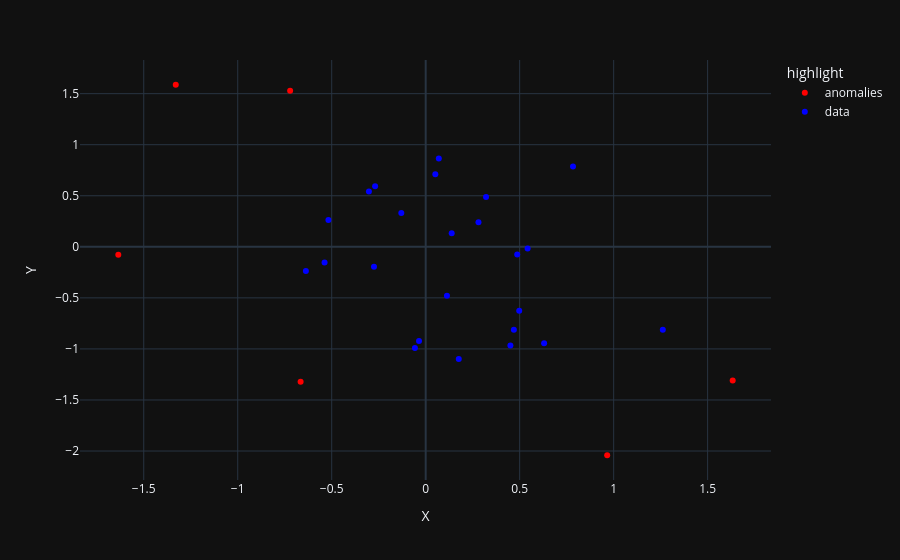

Notebook code cell kept with this figure:
### Markdown cell above
One way to plot the anomalies together with the data points using the package "plotly" is to merge into one data frame and add an indicator column:

### Code cell
# Assign data
df1 = gnnObj.take_data()
df2 = gnnObj.take_value()

# Mark points that are in df2
df1['highlight'] = df1.merge(df2.assign(flag=1), on=['X', 'Y'], how='left')['flag'].fillna(0)

# Convert to category for plotting
df1['highlight'] = df1['highlight'].map({0: 'data', 1: 'anomalies'})

# Plot
fig = px.scatter(df1, x='X', y='Y', color='highlight',
                 color_discrete_map={'data': 'blue', 'anomalies': 'red'},
                 template="plotly_dark")

fig.show()

### Figure 1 — Plotly figure (JSON) as saved in the notebook; plotly's stock layout.template omitted (floating-point values rounded to 4 significant figures)
{"data": [{"hovertemplate": "highlight=anomalies<br>X=%{x}<br>Y=%{y}<extra></extra>", "legendgroup": "anomalies", "marker": {"color": "red", "symbol": "circle"}, "mode": "markers", "name": "anomalies", "orientation": "v", "showlegend": true, "type": "scatter", "x": [-0.6655, -1.635, -0.7212, -1.33, 1.633, 0.9655], "xaxis": "x", "y": [-1.321, -0.07876, 1.529, 1.587, -1.31, -2.041], "yaxis": "y"}, {"hovertemplate": "highlight=data<br>X=%{x}<br>Y=%{y}<extra></extra>", "legendgroup": "data", "marker": {"color": "blue", "symbol": "circle"}, "mode": "markers", "name": "data", "orientation": "v", "showlegend": true, "type": "scatter", "x": [0.4691, 0.1131, 0.7837, -0.2751, 0.3211, -0.05728, 0.06982, 0.176, 0.4507, -0.1297, 0.6301, 0.1383, -0.03556, 0.4976, 0.05132, -0.3021, 0.5424, -0.2691, -0.6374, 0.4869, 1.262, -0.5381, -0.5176, 0.2808], "xaxis": "x", "y": [-0.8111, -0.48, 0.7869, -0.1954, 0.4874, -0.9903, 0.8644, -1.099, -0.9661, 0.3318, -0.9444, 0.1329, -0.922, -0.6268, 0.7104, 0.5418, -0.0174, 0.5943, -0.2357, -0.07445, -0.8117, -0.1529, 0.2636, 0.2416], "yaxis": "y"}], "layout": {"legend": {"title": {"text": "highlight"}, "tracegroupgap": 0}, "margin": {"t": 60}, "xaxis": {"anchor": "y", "domain": [0, 1], "title": {"text": "X"}}, "yaxis": {"anchor": "x", "domain": [0, 1], "title": {"text": "Y"}}}}
